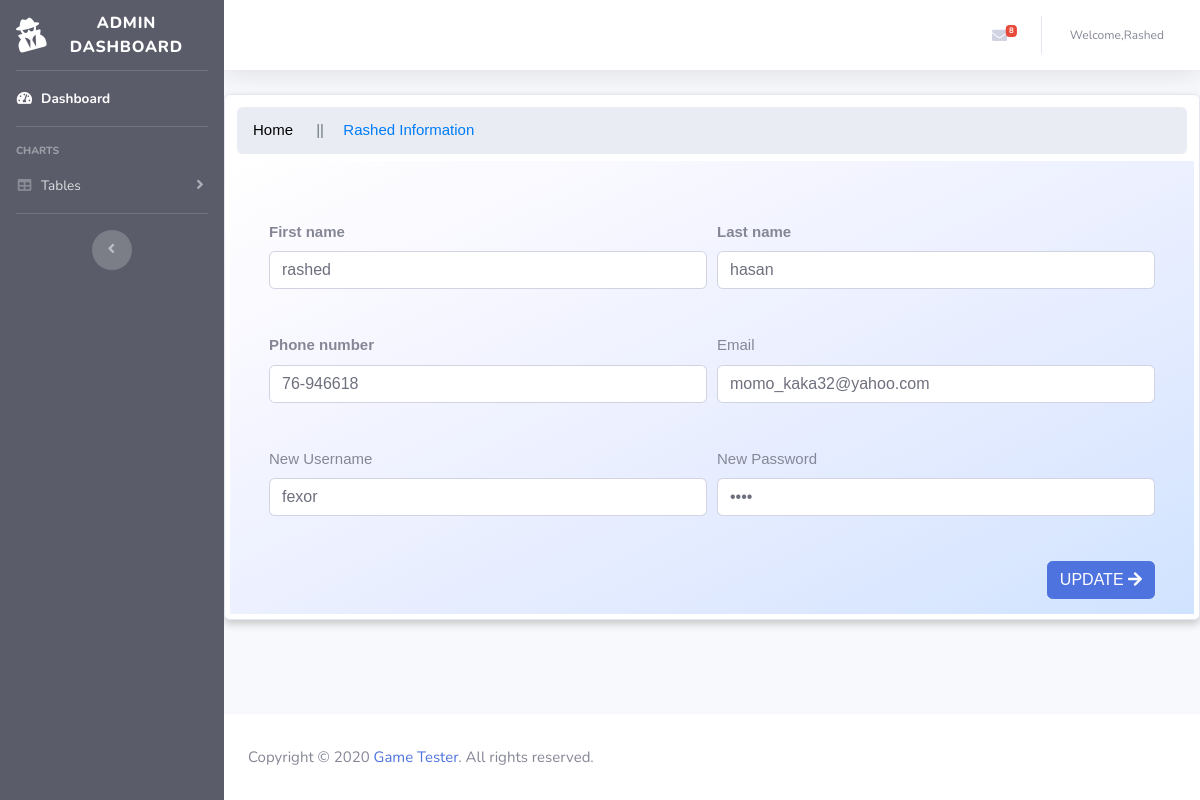
Screenshot of /backend/index.php?p=profile (signed in) with the database file from the repository.
### tables this page shows
CREATE TABLE `user` (
  `id` int(11) NOT NULL,
  `fname` varchar(25) NOT NULL,
  `lname` varchar(25) NOT NULL,
  `username` varchar(16) NOT NULL,
  `password` varchar(24) NOT NULL,
  `email` varchar(30) NOT NULL,
  `phone` varchar(10) NOT NULL,
  `role` int(11) NOT NULL
);

### backend/pages/admin_page/profile.php (the view, shortened to what this page needs)
<?php
class profile {
    public function display_account() {
        $connect = new connect();
        $conn = $connect->getConn();
        $user_id = $_SESSION['admin_id'];
        $user_query = "SELECT * from user where id='$user_id'";
        $result = $conn->query($user_query);
        $row = mysqli_fetch_array($result);
        if ($result->num_rows > 0) {
            ?>
            <ol class="breadcrumb" style="font-family: 'Exo', sans-serif;margin: 7px;">
                <li class="breadcrumb-item active">
                    <a href="index.php?p=home" style="text-decoration:none;color:black;">Home</a>
                </li>
                <li class="breadcrumb-item active "> <a href="index.php?p=profile" style="text-decoration:none;color:#007CF8;"><?= ucwords($row['fname'])?> Information </a></li>
            </ol><div class="container-fluid" style="background-image: linear-gradient(to left top, #d0e3ff, #dfe9ff, #ecf0ff, #f7f7ff, #ffffff);padding:15px;font-family: 'Exo', sans-serif;">
                <div class="container-fluid">
                    <br><br>
                    <form method="POST" action="#">
                        <div class="form-row">
                            <div class="col-6">
                                <label for="inputEmail4"><b>First name </b></label>
                                <input type="text" value="<?= $row['fname'] ?>"  class="form-control" name="fname" id="inputEmail4"/>
                            </div>
                            <div class="col-6">
                                <label for="inputEmail4"><b>Last name </b></label>
                                <input type="text" value="<?= $row['lname'] ?>"  class="form-control" id="inputEmail4"  name="lname"  />
                            </div>
                        </div>
                         <br><br>
                        <div class="form-row">
                            <div class="col-6">
                                <label for="inputEmail4"><b>Phone number</b></label>
                                <input type="text" value="<?= $row['phone'] ?>"id="inputEmail4"   class="form-control" name="phonenumber" />
                            </div>
                            <div class="col-6">
                                <label for="inputPassword4">Email</label>
                                <input type="text" value="<?= $row['email'] ?>" class="form-control" name="email" id="inputEmail4"/>
                            </div>
                        </div>
                         <br><br>
                        <div class="form-row">
                            <div class="col-6">
                                <label for="inputEmail4">New Username</label>
                                <input type="text" value="<?= $row['username'] ?>"  class="form-control" name="new_username" id="inputEmail4" value="<?=$row['username']?>"  />
                            </div>
                            <div class="col-6">
                                <label for="inputEmail4">New Password</label>
                                <input type="password" placeholder="********************" class="form-control" name="new_password" id="inputEmail4"  value="<?=$row['password']?>" />
                            </div>
                        </div>
                        <br><br>
                        <div class="form-row">
                            <div class="col-6">
                            </div>
                            <div class="col-6 float-right">
                                <button type="submit" class="btn btn-primary float-right" name="update_info" >UPDATE
                                    <i class="fas fa-arrow-right"></i>
                                </button>
                            </div>
                        </div>
                    </form>
                </div>
            </div>
            <?php
        }
    }
}

### backend/index.php (style rules this page uses)
body { font-size:15px; }
.breadcrumb-item + .breadcrumb-item::before { display: inline-block; padding-right: 0.95rem; padding-left: 0.95rem; color: #6c757d; content: "||"; }

### rows the page displays
user: fname "Rashed", fname "rashed", lname "hasan", phonenumber "76-946618", email "momo_kaka32@yahoo.com", new_username "fexor"

### other values shown
$count "8"
$_SESSION['admin_name'] "Rashed"
